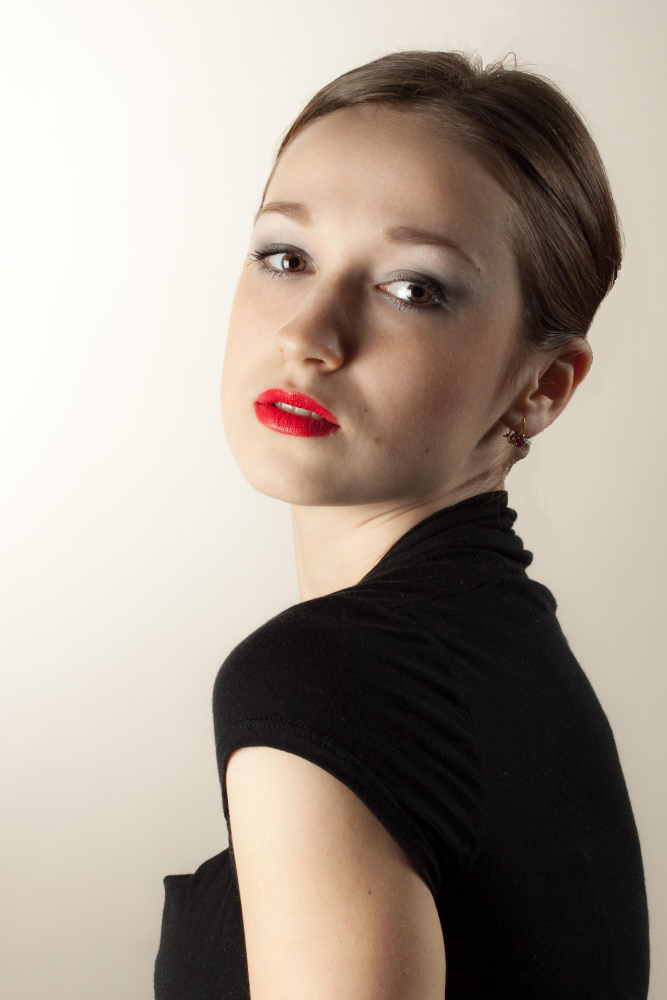
#> input picture example.jpg, 2000 x 3000 px (shown at 1/3 size)
$ python main.py
#> lines starting #> are read from the running program, lines starting #| are printed output that depends on the picture
from PIL import Image
image = Image.open("example.jpg")
#> image is the input picture: PIL image 2000x3000 RGB; mean R, G, B 165.7, 153.8, 143.2

red, green, blue = image.split()
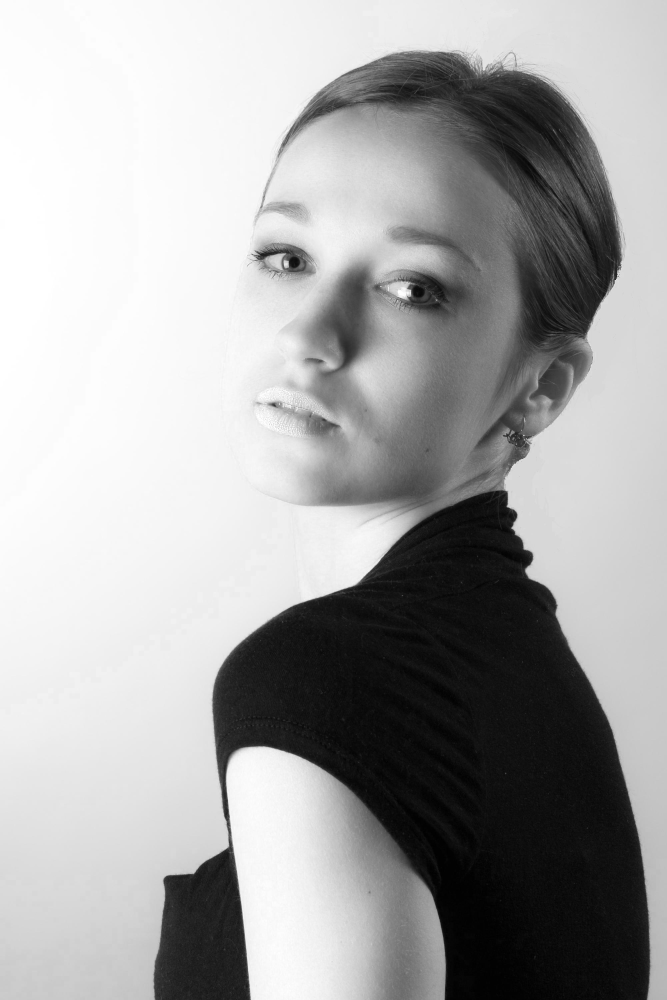
#> red: PIL image 2000x3000 L (shown at 1/3 size); min 0, max 255, mean 165.7
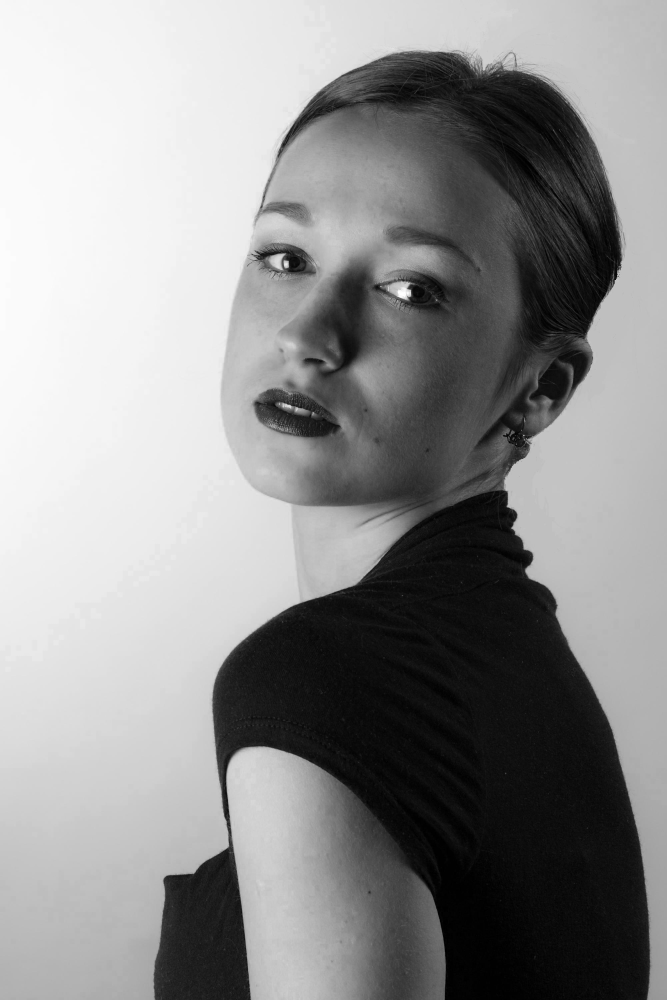
#> blue: PIL image 2000x3000 L (shown at 1/3 size); min 0, max 255, mean 143.2

shift_pixels = 200
transparency = 0.5
size_max = (80, 80)

coordinates_red = (shift_pixels, 0, image.width, image.height)
#> coordinates_red = (200, 0, 2000, 3000)
cropped_red_1 = red.crop(coordinates_red)
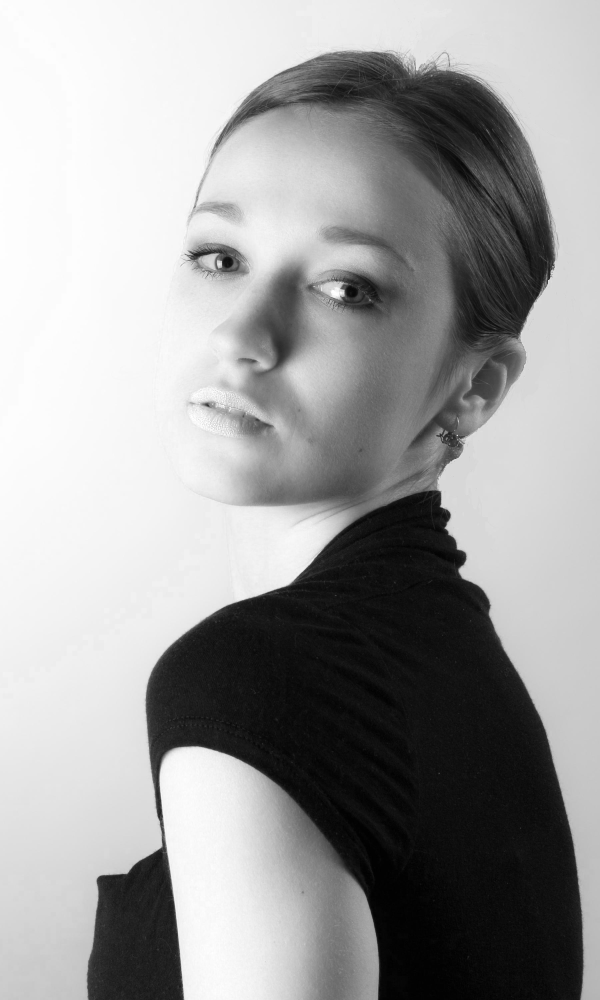
#> cropped_red_1: PIL image 1800x3000 L (shown at 1/3 size); min 0, max 255, mean 157.2

coordinates_cutting_two_sides = (shift_pixels/2, 0, (image.width - shift_pixels/2), image.height)
#> coordinates_cutting_two_sides = (100, 0, 1900, 3000)
coordinates_blue = (0, 0, (image.width - shift_pixels), image.height)
#> coordinates_blue = (0, 0, 1800, 3000)

cropped_red_2 = red.crop(coordinates_cutting_two_sides)
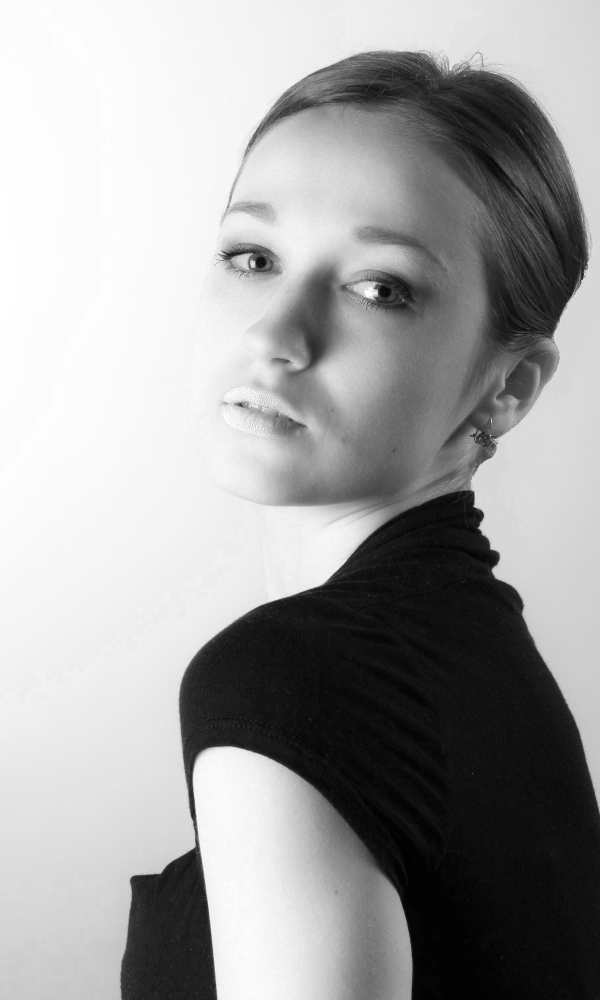
#> cropped_red_2: PIL image 1800x3000 L (shown at 1/3 size); min 0, max 255, mean 159.9
blend_rad = Image.blend(cropped_red_1, cropped_red_2, transparency)
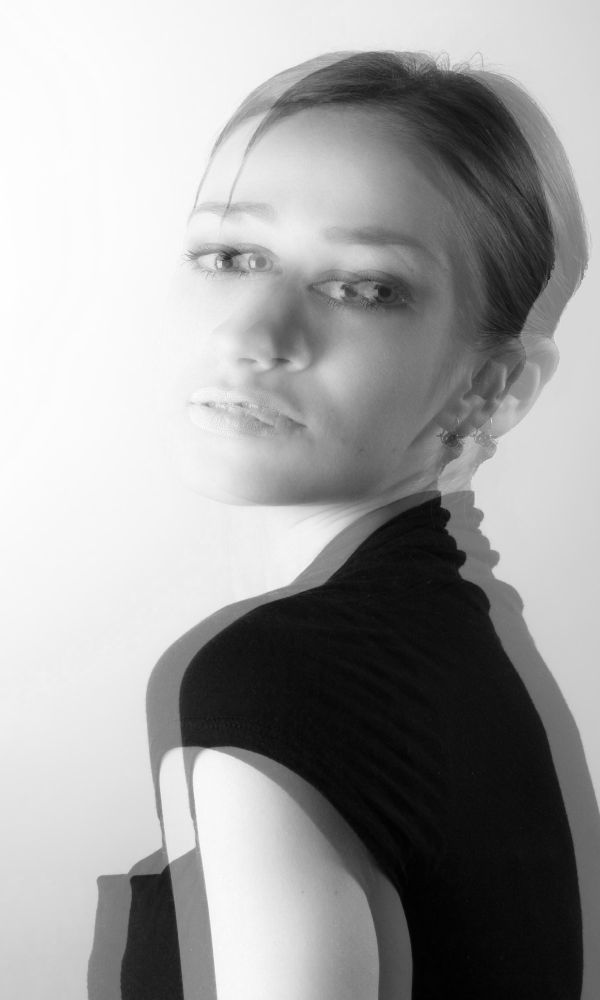
#> blend_rad: PIL image 1800x3000 L (shown at 1/3 size); min 1, max 255, mean 158.3

cropped_blue_1 = blue.crop(coordinates_blue)
cropped_blue_2 = blue.crop(coordinates_cutting_two_sides)
blend_blue = Image.blend(cropped_blue_1, cropped_blue_2, transparency)

cropped_green = green.crop(coordinates_cutting_two_sides)
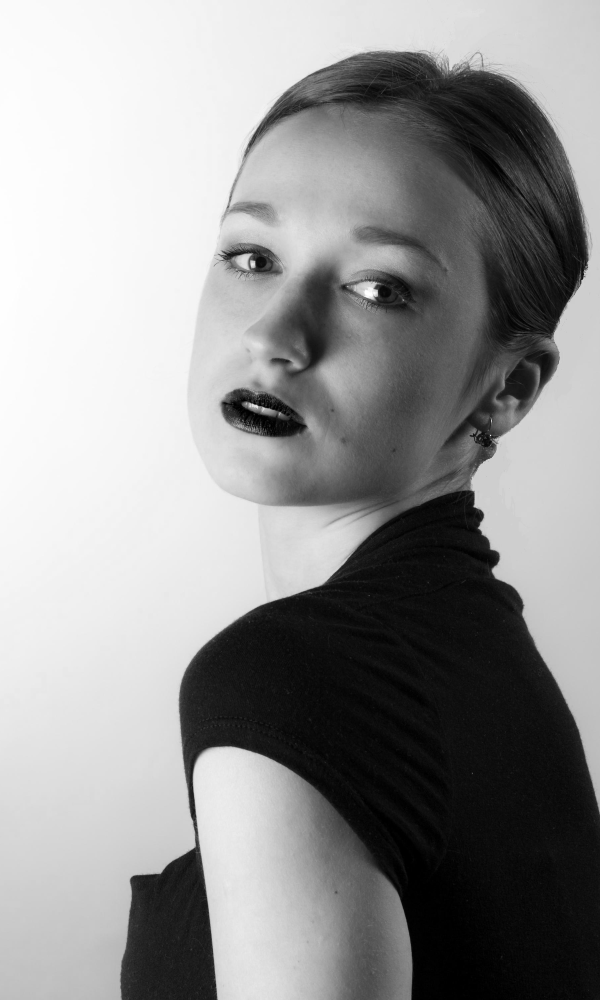
#> cropped_green: PIL image 1800x3000 L (shown at 1/3 size); min 0, max 255, mean 147.3

new_image = Image.merge('RGB', (blend_rad, cropped_green, blend_blue))

new_image.save('original_image.jpg')

new_image.thumbnail(size_max)
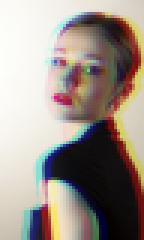
#> new_image: PIL image 48x80 RGB (shown 3 times larger); mean R, G, B 158.3, 147.3, 139.1

new_image.save('mini_image.jpg')
